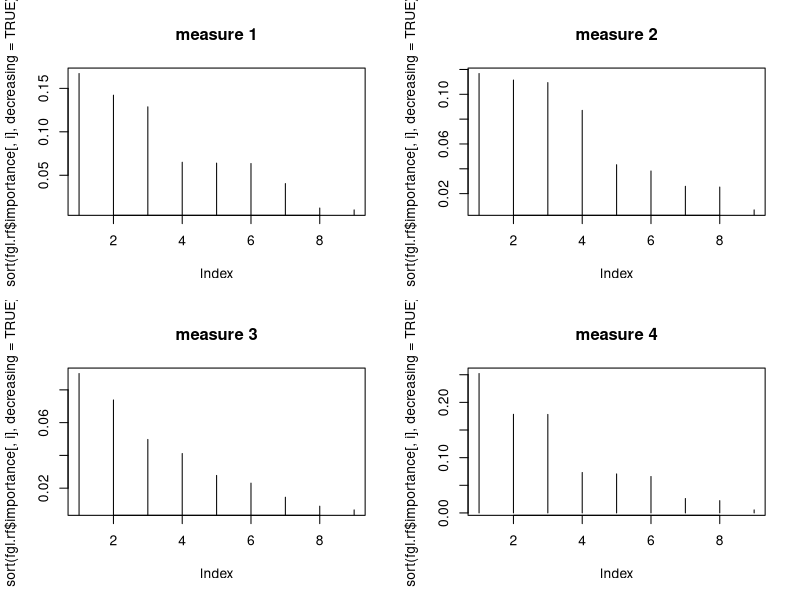

Write the R code that produced this figure.
#installing the required packages
install.packages("MASS")
install.packages("randomForest")
install.packages("ipred")

#loading the required packages
library(ipred)
library(MASS)
library(randomForest)
library(e1071)

data("fgl")
str(fgl)
set.seed(17)

#Create a Random Forest model with default parameters
fgl.rf<-randomForest(type~.,
                     data = fgl,
                     mtry=2,
                     importance=TRUE,
                     do.trace=100)
#fetching results
print(fgl.rf)

#implementing the K-fold cross validation
set.seed(131)
error.rf<-numeric(10)
for(i in 1:10) error.rf[i]<-
  errorest(type~.,
           data = fgl,
           model=randomForest,
           mtry=2)$error
#printing the results
summary(error.rf)

set.seed(563)
#implementing the SVM model obver same data
error.svm<-numeric(10)
for(i in 1:10)error.svm[i]<-
  errorest(type~.,data = fgl,
           model=svm,
           cost=10,
           gama=1.5)$error
#Comparing the two model results
summary(error.svm)

#plotting variable importance
par(mfrow=c(2,2))
for(i in 1:4)
  plot(sort(fgl.rf$importance[,i],decreasing = TRUE),
       type = "h",
       main = paste("measure",i))
